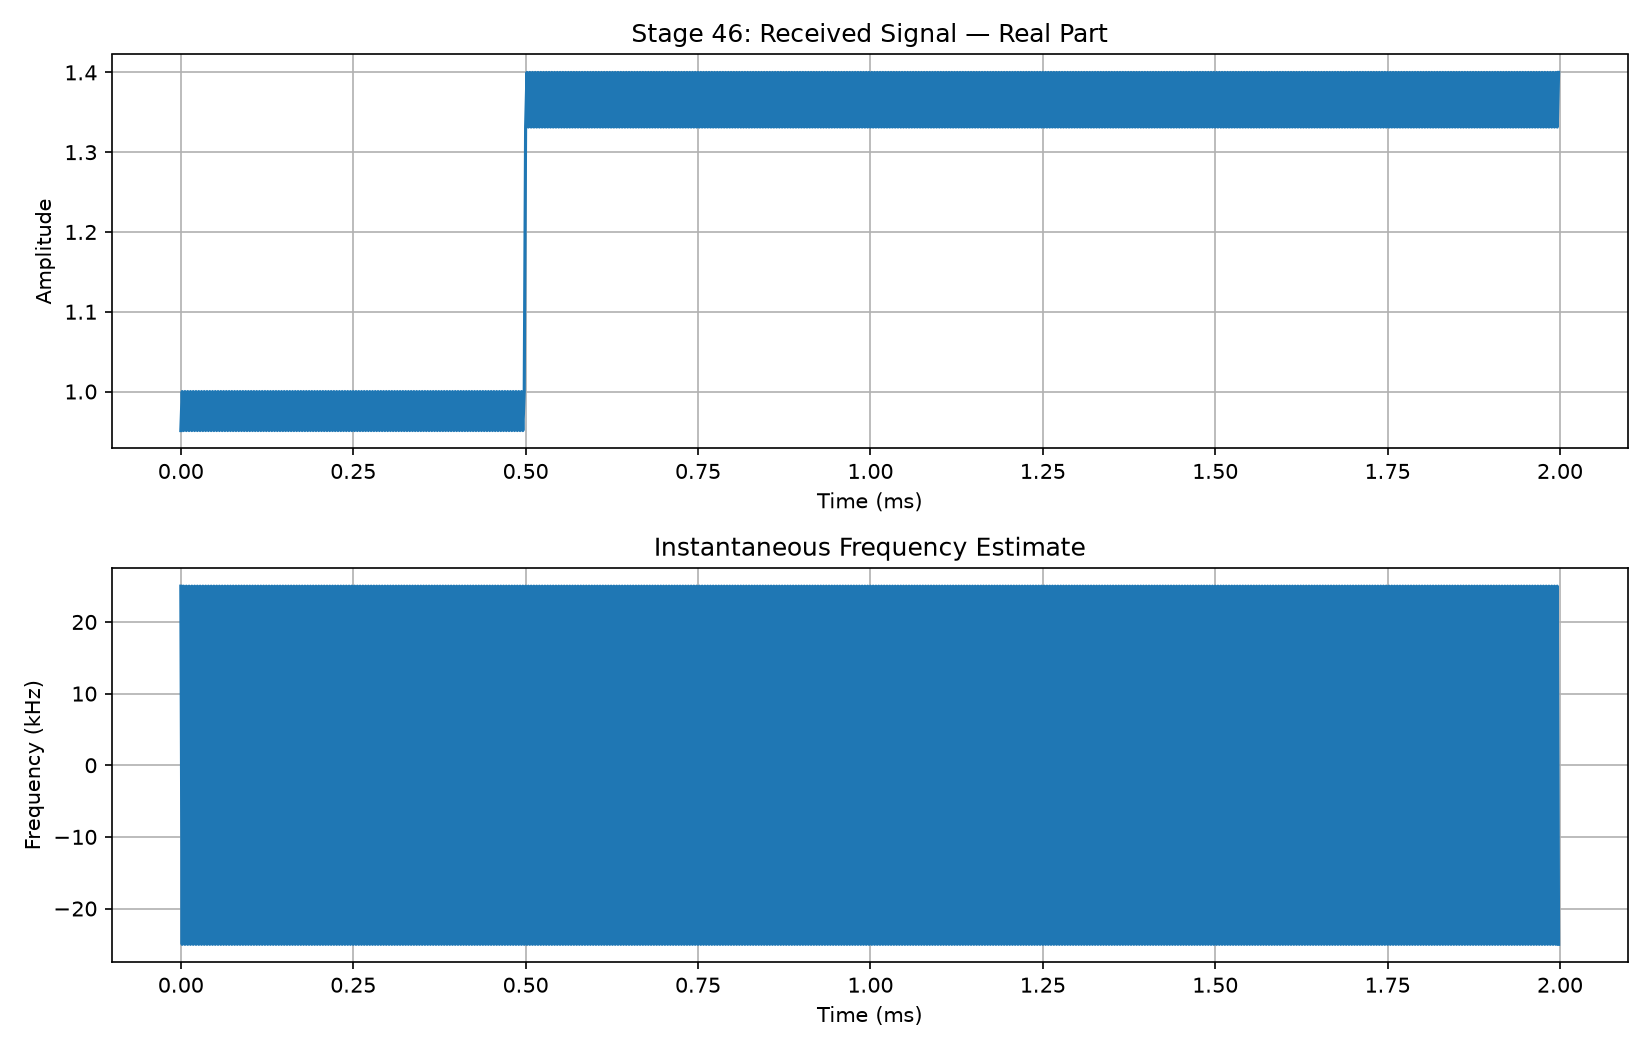

The script that saved this image:

from pathlib import Path
import numpy as np
import matplotlib.pyplot as plt
import csv

# Stage 46: FSK capture analysis
FOLDER = Path(r"C:\Users\tharunkumar\Desktop\FSK_GPR")
FS = 500_000
EXPECTED_DELAY = 250

reference_file = FOLDER / "reference_stage45.dat"
received_file = FOLDER / "received_stage45.dat"
samples_file = FOLDER / "gr_samples_stage45.dat"

def load_complex(path):
    if not path.exists():
        raise FileNotFoundError(f"File not found: {path}")

    raw = np.fromfile(path, dtype=np.complex64)

    if raw.size == 0:
        raise ValueError(f"File is empty: {path}")

    return raw

reference = load_complex(reference_file)
received = load_complex(received_file)
gr_samples = load_complex(samples_file)

count = min(len(reference), len(received), len(gr_samples))
reference = reference[:count]
received = received[:count]
gr_samples = gr_samples[:count]

# Check file consistency
file_difference = np.max(np.abs(received - gr_samples))

# Estimate the direct-path scale using the first samples.
# This is a software model, not a physical radar calibration.
calibration_count = min(EXPECTED_DELAY, count)
denominator = np.vdot(
    reference[:calibration_count],
    reference[:calibration_count]
)

if abs(denominator) > 1e-12:
    direct_scale = np.vdot(
        reference[:calibration_count],
        received[:calibration_count]
    ) / denominator
else:
    direct_scale = 0j

residual = received - direct_scale * reference

# Estimate delay using normalized correlation.
max_lag = min(2000, count // 2)
template_length = min(20_000, count - max_lag)

if template_length <= 0:
    raise ValueError("Not enough samples for delay analysis.")

template = reference[:template_length]
template_norm = np.linalg.norm(template)

scores = []
lags = range(max_lag + 1)

for lag in lags:
    segment = residual[lag:lag + template_length]

    if len(segment) != template_length:
        scores.append(0.0)
        continue

    norm = np.linalg.norm(segment) * template_norm

    if norm < 1e-12:
        scores.append(0.0)
    else:
        scores.append(abs(np.vdot(template, segment)) / norm)

estimated_delay = int(np.argmax(scores))
delay_ms = estimated_delay / FS * 1000

# Estimate instantaneous frequency from phase differences.
phase_step = np.angle(received[1:] * np.conj(received[:-1]))
instantaneous_frequency = phase_step * FS / (2 * np.pi)

# Remove extreme phase-difference samples for summary statistics.
valid_frequency = instantaneous_frequency[
    np.isfinite(instantaneous_frequency)
]

print("=" * 60)
print("STAGE 46: FSK CAPTURE ANALYSIS")
print("=" * 60)
print(f"Sample count: {count:,}")
print(f"Sample rate: {FS:,} samples/s")
print(f"Capture duration: {count / FS:.6f} s")
print(f"Reference file: {reference_file.stat().st_size:,} bytes")
print(f"Received file:  {received_file.stat().st_size:,} bytes")
print(f"gr_samples match received (max difference): {file_difference:.6g}")
print(f"Estimated direct-path scale: {direct_scale}")
print(f"Expected delay: {EXPECTED_DELAY} samples")
print(f"Estimated correlation delay: {estimated_delay} samples")
print(f"Estimated delay time: {delay_ms:.6f} ms")
print(f"Correlation score: {scores[estimated_delay]:.6f}")
print()
print("Instantaneous-frequency statistics (received signal):")
print(f"Mean: {np.mean(valid_frequency):.2f} Hz")
print(f"Standard deviation: {np.std(valid_frequency):.2f} Hz")
print(f"Minimum: {np.min(valid_frequency):.2f} Hz")
print(f"Maximum: {np.max(valid_frequency):.2f} Hz")
print()
print("Note: This is a digital simulation, not measured GPR data.")

# Save summary CSV
csv_path = FOLDER / "stage46_fsk_capture_summary.csv"

with open(csv_path, "w", newline="") as file:
    writer = csv.writer(file)
    writer.writerow(["Metric", "Value"])
    writer.writerow(["Sample count", count])
    writer.writerow(["Sample rate Hz", FS])
    writer.writerow(["Capture duration s", count / FS])
    writer.writerow(["File match max difference", file_difference])
    writer.writerow(["Expected delay samples", EXPECTED_DELAY])
    writer.writerow(["Estimated delay samples", estimated_delay])
    writer.writerow(["Estimated delay ms", delay_ms])
    writer.writerow(["Correlation score", scores[estimated_delay]])
    writer.writerow(["Mean instantaneous frequency Hz",
                     np.mean(valid_frequency)])
    writer.writerow(["Frequency standard deviation Hz",
                     np.std(valid_frequency)])
    writer.writerow(["Minimum instantaneous frequency Hz",
                     np.min(valid_frequency)])
    writer.writerow(["Maximum instantaneous frequency Hz",
                     np.max(valid_frequency)])

# Plot a short section of the received waveform and frequency estimate.
plot_count = min(1000, count)
time_ms = np.arange(plot_count) / FS * 1000

fig, axes = plt.subplots(2, 1, figsize=(11, 7))

axes[0].plot(time_ms, received[:plot_count].real)
axes[0].set_title("Stage 46: Received Signal — Real Part")
axes[0].set_xlabel("Time (ms)")
axes[0].set_ylabel("Amplitude")
axes[0].grid(True)

freq_count = min(1000, len(valid_frequency))
freq_time_ms = np.arange(freq_count) / FS * 1000

axes[1].plot(freq_time_ms, valid_frequency[:freq_count] / 1000)
axes[1].set_title("Instantaneous Frequency Estimate")
axes[1].set_xlabel("Time (ms)")
axes[1].set_ylabel("Frequency (kHz)")
axes[1].grid(True)

plt.tight_layout()

plot_path = FOLDER / "stage46_fsk_capture_analysis.png"
plt.savefig(plot_path, dpi=150)
plt.close()

print(f"\nSaved summary: {csv_path}")
print(f"Saved plot:    {plot_path}")
